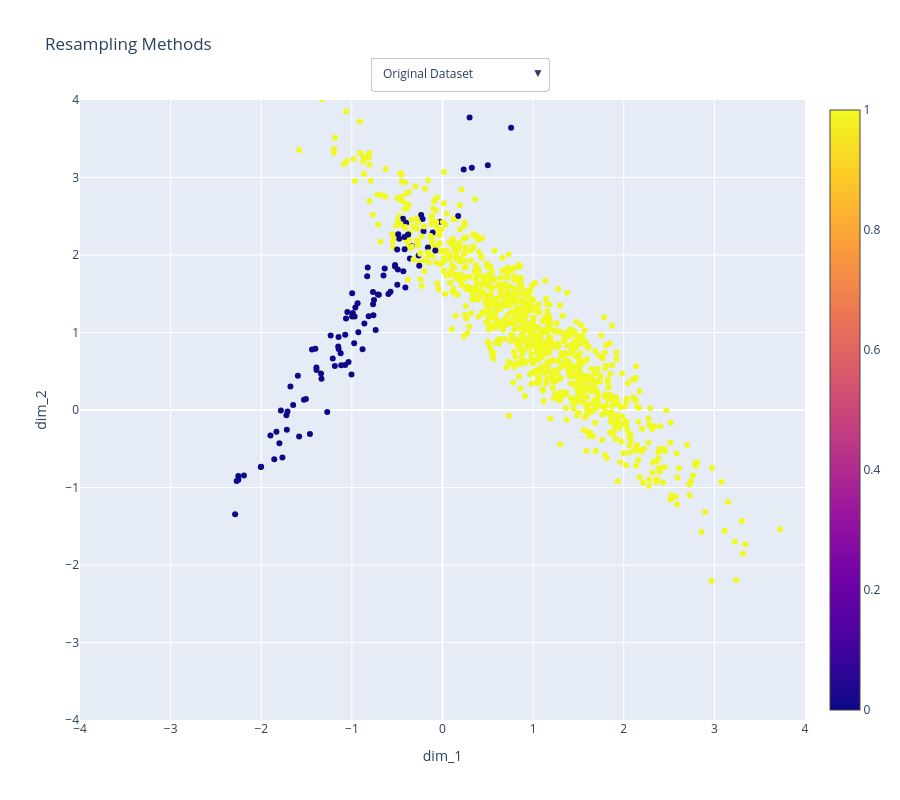

Here is the notebook cell this chart was saved with:
### Code cell
#@title ⚖️ imbalanced_resampling

import pandas as pd
import numpy as np
from sklearn.datasets import make_classification
from imblearn.under_sampling import RandomUnderSampler, NearMiss, TomekLinks, ClusterCentroids, EditedNearestNeighbours
from imblearn.over_sampling import SMOTE, ADASYN
import plotly.graph_objects as go


# Step 1: Create a synthetic imbalanced dataset
X, y = make_classification(n_samples=1000, n_features=2, n_informative=2, n_redundant=0,
                           n_clusters_per_class=1, weights=[0.1, 0.9], flip_y=0, random_state=42)

# Step 2: Apply resampling methods
resampling_methods = ['Original Dataset', 'RandomUnderSampler', 'NearMiss', 'TomekLinks', 'ClusterCentroids',
                      'EditedNearestNeighbors', 'SMOTE', 'ADASYN']

resampling_df = pd.DataFrame(columns=['dim_1', 'dim_2', 'y', 'method'])

# Append original dataset
original_df = pd.DataFrame(X, columns=['dim_1', 'dim_2'])
original_df['y'] = y
original_df['method'] = 'Original Dataset'
resampling_df = pd.concat([resampling_df, original_df])

# Append all resampling methods
for method in resampling_methods[1:]:  # Skip 'Original Dataset'
    single_resampling_df = pd.DataFrame(columns=['dim_1', 'dim_2', 'y', 'method'])
    X_resampled, y_resampled = imbalanced_resampling(X, y, method=method)
    single_resampling_df[['dim_1', 'dim_2']] = X_resampled
    single_resampling_df['y'] = y_resampled
    single_resampling_df['method'] = method
    resampling_df = pd.concat([resampling_df, single_resampling_df])

# Step 3: Visualize the results using scatter plots
# Create a scatter plot for each method
fig = go.Figure()

# Add a trace for each method
for method in resampling_methods:
    df_method = resampling_df[resampling_df['method'] == method]
    visible_state = True if method == "Original Dataset" else False  # Only show the original dataset by default
    fig.add_trace(go.Scatter(
        x=df_method['dim_1'],
        y=df_method['dim_2'],
        mode='markers',
        marker=dict(color=df_method['y'], showscale=True),
        name=method,
        visible=visible_state
    ))

# Create the buttons to switch between the different methods
buttons = []
for i, method in enumerate(resampling_methods):
    # Create a list of visibility states for all traces
    visibility = [False] * len(resampling_methods)
    visibility[i] = True  # Only the selected method will be visible
    button = dict(
        label=method,
        method="update",
        args=[{"visible": visibility},
              {"title": f"Resampling Method: {method}"}]
    )
    buttons.append(button)

# Add buttons to the layout
fig.update_layout(
    updatemenus=[
        {
            "buttons": buttons,
            "direction": "down",
            "showactive": True,
            "x": 0.4,
            "y": 1.07,
            "xanchor": "left",
            "yanchor": "top"
        }
    ],
    title="Resampling Methods",
    xaxis_title="dim_1",
    yaxis_title="dim_2"
)

fig.update_layout(
    xaxis=dict(range=[-4, 4]),
    yaxis=dict(range=[-4, 4]),
    height=800,
    width=900
)

fig.show()

### Figure 1 — Plotly figure (JSON) as saved in the notebook; plotly's stock layout.template omitted (floating-point values rounded to 4 significant figures; data arrays with more than 128 entries replaced by an {"elided": "..."} marker saying what was removed)
{"data": [{"marker": {"color": {"elided": "1000 int values"}, "showscale": true}, "mode": "markers", "name": "Original Dataset", "type": "scatter", "visible": true, "x": {"elided": "1000 float values"}, "y": {"elided": "1000 float values"}}, {"marker": {"color": {"elided": "200 int values"}, "showscale": true}, "mode": "markers", "name": "RandomUnderSampler", "type": "scatter", "visible": false, "x": {"elided": "200 float values"}, "y": {"elided": "200 float values"}}, {"marker": {"color": {"elided": "200 int values"}, "showscale": true}, "mode": "markers", "name": "NearMiss", "type": "scatter", "visible": false, "x": {"elided": "200 float values"}, "y": {"elided": "200 float values"}}, {"marker": {"color": {"elided": "990 int values"}, "showscale": true}, "mode": "markers", "name": "TomekLinks", "type": "scatter", "visible": false, "x": {"elided": "990 float values"}, "y": {"elided": "990 float values"}}, {"marker": {"color": {"elided": "200 int values"}, "showscale": true}, "mode": "markers", "name": "ClusterCentroids", "type": "scatter", "visible": false, "x": {"elided": "200 float values"}, "y": {"elided": "200 float values"}}, {"marker": {"color": {"elided": "953 int values"}, "showscale": true}, "mode": "markers", "name": "EditedNearestNeighbors", "type": "scatter", "visible": false, "x": {"elided": "953 float values"}, "y": {"elided": "953 float values"}}, {"marker": {"color": {"elided": "1800 int values"}, "showscale": true}, "mode": "markers", "name": "SMOTE", "type": "scatter", "visible": false, "x": {"elided": "1800 float values"}, "y": {"elided": "1800 float values"}}, {"marker": {"color": {"elided": "1797 int values"}, "showscale": true}, "mode": "markers", "name": "ADASYN", "type": "scatter", "visible": false, "x": {"elided": "1797 float values"}, "y": {"elided": "1797 float values"}}], "layout": {"height": 800, "title": {"text": "Resampling Methods"}, "updatemenus": [{"buttons": [{"args": [{"visible": [true, false, false, false, false, false, false, false]}, {"title": "Resampling Method: Original Dataset"}], "label": "Original Dataset", "method": "update"}, {"args": [{"visible": [false, true, false, false, false, false, false, false]}, {"title": "Resampling Method: RandomUnderSampler"}], "label": "RandomUnderSampler", "method": "update"}, {"args": [{"visible": [false, false, true, false, false, false, false, false]}, {"title": "Resampling Method: NearMiss"}], "label": "NearMiss", "method": "update"}, {"args": [{"visible": [false, false, false, true, false, false, false, false]}, {"title": "Resampling Method: TomekLinks"}], "label": "TomekLinks", "method": "update"}, {"args": [{"visible": [false, false, false, false, true, false, false, false]}, {"title": "Resampling Method: ClusterCentroids"}], "label": "ClusterCentroids", "method": "update"}, {"args": [{"visible": [false, false, false, false, false, true, false, false]}, {"title": "Resampling Method: EditedNearestNeighbors"}], "label": "EditedNearestNeighbors", "method": "update"}, {"args": [{"visible": [false, false, false, false, false, false, true, false]}, {"title": "Resampling Method: SMOTE"}], "label": "SMOTE", "method": "update"}, {"args": [{"visible": [false, false, false, false, false, false, false, true]}, {"title": "Resampling Method: ADASYN"}], "label": "ADASYN", "method": "update"}], "direction": "down", "showactive": true, "x": 0.4, "xanchor": "left", "y": 1.07, "yanchor": "top"}], "width": 900, "xaxis": {"range": [-4, 4], "title": {"text": "dim_1"}, "type": "linear"}, "yaxis": {"range": [-4, 4], "title": {"text": "dim_2"}, "type": "linear"}}}
